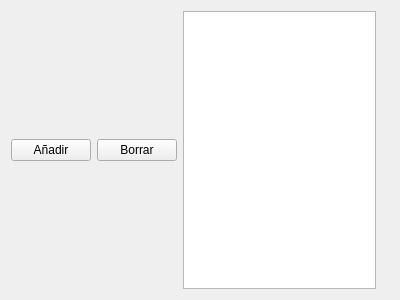
<?xml version="1.0" encoding="UTF-8"?>
<ui version="4.0">
 <class>AlbumWidget</class>
 <widget class="QWidget" name="AlbumWidget">
  <property name="geometry">
   <rect>
    <x>0</x>
    <y>0</y>
    <width>400</width>
    <height>300</height>
   </rect>
  </property>
  <property name="windowTitle">
   <string>Form</string>
  </property>
  <layout class="QHBoxLayout" name="horizontalLayout">
   <item>
    <widget class="QPushButton" name="addImageButton">
     <property name="text">
      <string>Añadir</string>
     </property>
    </widget>
   </item>
   <item>
    <widget class="QPushButton" name="removeImageButton">
     <property name="text">
      <string>Borrar</string>
     </property>
    </widget>
   </item>
   <item>
    <widget class="QListWidget" name="imageListWidget"/>
   </item>
   <item>
    <widget class="QLabel" name="label">
     <property name="text">
      <string/>
     </property>
    </widget>
   </item>
  </layout>
 </widget>
 <resources/>
 <connections/>
</ui>
